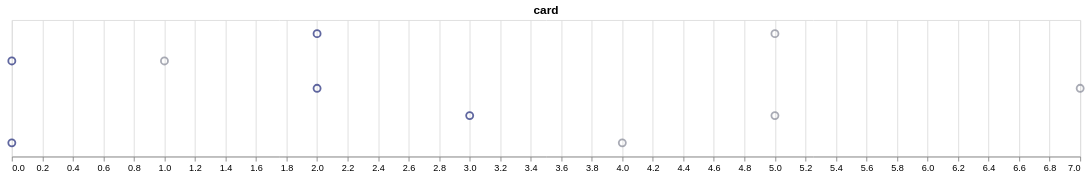

Specify this chart in Vega-Lite:
### Vega specification from a JSON file in a GitHub repository (floating-point values rounded to 4 significant figures; data arrays with more than 128 entries replaced by an {"elided": "..."} marker saying what was removed)
{"$schema": "https://vega.github.io/schema/vega/v5.json", "autosize": {"type": "fit-x", "contains": "padding"}, "background": "white", "padding": 5, "height": 150, "title": {"text": "card", "frame": "group"}, "style": "cell", "data": [{"name": "selector008_store", "values": [{"unit": "", "fields": [{"type": "E", "field": "Team"}], "values": ["FC Barcelona"]}]}, {"name": "data-b56e530d082aa065f5141235d9475233", "values": {"elided": "200 records"}}, {"name": "data_0", "source": "data-b56e530d082aa065f5141235d9475233", "transform": [{"type": "filter", "expr": "!(length(data(\"selector008_store\"))) || (vlSelectionTest(\"selector008_store\", datum))"}, {"type": "formula", "expr": "datum.team_name == selector008.Team ? datum.team_name : 'Other'", "as": "team"}, {"type": "filter", "expr": "isValid(datum[\"value\"]) && isFinite(+datum[\"value\"])"}]}], "signals": [{"name": "width", "init": "isFinite(containerSize()[0]) ? containerSize()[0] : 400", "on": [{"update": "isFinite(containerSize()[0]) ? containerSize()[0] : 400", "events": "window:resize"}]}, {"name": "unit", "value": {}, "on": [{"events": "mousemove", "update": "isTuple(group()) ? group() : unit"}]}, {"name": "selector008_Team", "init": "\"FC Barcelona\"", "bind": {"input": "select", "options": ["Valencia CF", "RCD Mallorca", "CA Osasuna", "Villarreal CF", "RC Deportivo de La Coruña", "Real Madrid CF", "CD Numancia", "FC Barcelona", "Racing Santander", "Sevilla FC", "Real Sporting de Gijón", "Getafe CF", "Real Betis Balompié", "RC Recreativo", "RCD Espanyol", "Real Valladolid", "Athletic Club de Bilbao", "UD Almería", "Atlético Madrid", "Málaga CF", "Xerez Club Deportivo", "Real Zaragoza", "CD Tenerife", "Hércules Club de Fútbol", "Levante UD", "Real Sociedad", "Granada CF", "Rayo Vallecano", "RC Celta de Vigo", "Elche CF", "SD Eibar", "Córdoba CF", "UD Las Palmas"], "name": "Team A"}}, {"name": "selector008", "update": "vlSelectionResolve(\"selector008_store\", \"union\")"}, {"name": "selector008_tuple", "update": "selector008_Team !== null ? {fields: selector008_tuple_fields, values: [selector008_Team]} : null"}, {"name": "selector008_tuple_fields", "value": [{"type": "E", "field": "Team"}]}, {"name": "selector008_modify", "on": [{"events": {"signal": "selector008_tuple"}, "update": "modify(\"selector008_store\", selector008_tuple, true)"}]}], "marks": [{"name": "marks", "type": "symbol", "style": ["point"], "interactive": true, "from": {"data": "data_0"}, "encode": {"update": {"opacity": {"value": 0.7}, "size": {"value": 60}, "fill": {"value": "transparent"}, "stroke": {"scale": "color", "field": "team"}, "tooltip": {"signal": "{\"team_name\": ''+datum[\"team_name\"], \"value\": format(datum[\"value\"], \"\")}"}, "x": {"scale": "x", "field": "value"}, "y": {"scale": "y", "field": "Oponent"}}}}], "scales": [{"name": "x", "type": "linear", "domain": {"data": "data_0", "field": "value"}, "range": [0, {"signal": "width"}], "zero": true, "nice": true}, {"name": "y", "type": "point", "domain": {"data": "data_0", "field": "Oponent", "sort": true}, "range": [0, {"signal": "height"}], "padding": 0.5}, {"name": "color", "type": "ordinal", "domain": {"data": "data_0", "field": "team", "sort": true}, "range": ["#1D2778", "#858796"]}], "axes": [{"scale": "x", "orient": "bottom", "grid": true, "gridScale": "y", "tickCount": {"signal": "ceil(width/40)"}, "domain": false, "labels": false, "maxExtent": 0, "minExtent": 0, "ticks": false, "zindex": 0}, {"scale": "x", "orient": "bottom", "grid": false, "labelFlush": true, "labelOverlap": true, "tickCount": {"signal": "ceil(width/40)"}, "zindex": 0}]}
